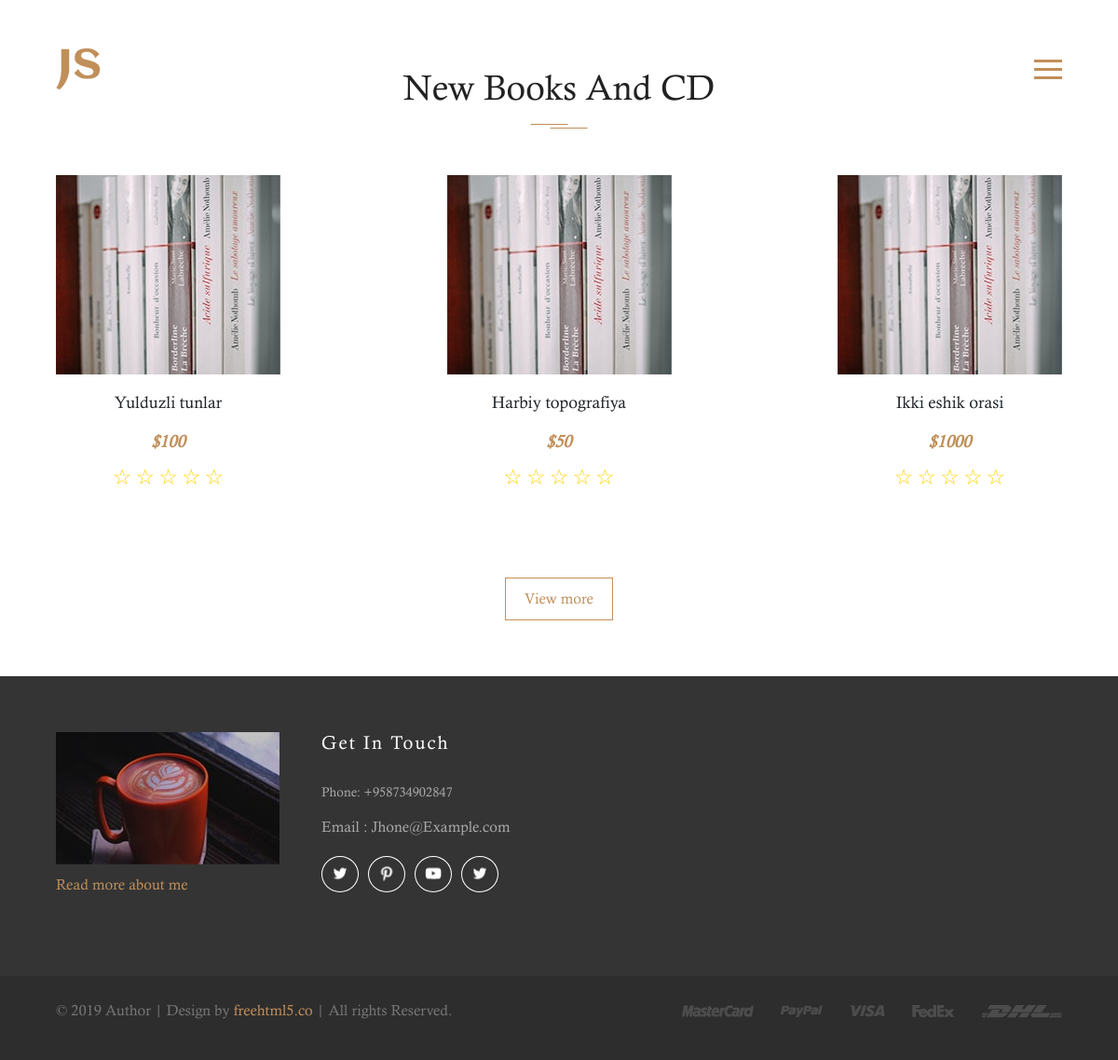
The page /books/ on the database its author committed.
### pages/models.py (models this page shows, shortened)
class Book(models.Model):
    book_name = models.CharField(max_length=50)
    photo = models.ImageField(upload_to='images/')
    price = models.PositiveIntegerField(max_length=6)
    body = models.TextField()

### pages/views.py (the view)
# urls.py: path('books/', BooksPage.as_view(), name="books"),
class BooksPage(ListView):
    model = Book
    template_name = "books.html"

### templates/books.html (shortened to what this page needs)
<!doctype html>
<html lang="en">
<head>
	<link rel="stylesheet" href="/static/css/style.css">
	<link rel="stylesheet" href="/static/css/slick.css">
    <link href="https://cdn.jsdelivr.net/npm/bootstrap@5.2.3/dist/css/bootstrap.min.css" rel="stylesheet">
</head>
<body>
	<nav class="site-navigation">
		<div class="site-navigation-inner site-container">
			<a href="/"><img src="/static/images/site-logo.png" alt="site logo"></a>
			<div id="myBtn" class="burger-container" onclick="myFunction(this)">
				<div class="bar1"></div>
				<div class="bar2"></div>
				<div class="bar3"></div>
			</div>
		</div>
	</nav>
    <br><br><br>
	<section class="fh5co-books">
		<div class="site-container">
			<h2 class="universal-h2 universal-h2-bckg">New Books And CD</h2>
			<div class="books">
                {% for kitob in object_list %}
                    <div class="single-book">
                        <a href="{% url 'book_detail' kitob.pk %}" class="single-book__img">
                            <img src="/static/images/books-1.jpg" alt="single book and cd">
                        </a>
                        <h4 class="single-book__title">{{kitob.book_name}}</h4>
                        <span class="single-book__price">${{kitob.price}}</span>
                        <div class="rating">
                            <span>&#9734;</span>
                            <span>&#9734;</span>
                            <span>&#9734;</span>
                            <span>&#9734;</span>
                            <span>&#9734;</span>
                        </div>
                    </div>
                    {% endfor %}
            </div>
				<div class="books-brand-button">
				    <a href="#" class="brand-button">View more</a>
			    </div>
		</div>
	</section>
	<footer class="site-footer">
		<div class="site-container">
			<div class="footer-inner">
				<div class="footer-info">
					<div class="footer-info__left">
						<img src="/static/images/footer-img.jpg" alt="about me image">
						<p>Read more about me</p>
					</div>
					<div class="footer-info__right">
						<h5>Get In Touch</h5>
						<p class="footer-phone">Phone: +958734902847</p>
						<p>Email : Jhone@Example.com</p>
						<div class="social-icons">
							<a href="#" target="_blank"><img src="/static/images/social-twitter.png" alt="social icon"></a>
							<a href="#" target="_blank"><img src="/static/images/social-pinterest.png" alt="social icon"></a>
							<a href="#" target="_blank"><img src="/static/images/social-youtube.png" alt="social icon"></a>
							<a href="#" target="_blank"><img src="/static/images/social-twitter.png" alt="social icon"></a>
						</div>
					</div>
				</div>
			</div>
		</div>
		<div class="footer-bottom">
			<div class="site-container footer-bottom-inner">
				<p>© 2019 Author | Design by <a href="https://freehtml5.co/" target="_blank">freehtml5.co</a> | All rights Reserved.</p>
				<div class="footer-bottom__img">
					<img src="/static/images/footer-mastercard.png" alt="footer image">
					<img src="/static/images/footer-paypal.png" alt="footer image">
					<img src="/static/images/footer-visa.png" alt="footer image">
					<img src="/static/images/footer-fedex.png" alt="footer image">
					<img src="/static/images/footer-dhl.png" alt="footer image">
				</div>
			</div>
		</div>
	</footer>

### static/css/style.css (style rules this page uses)
* { margin: 0; padding: 0; font-family: "Calisto-MT"; }
.site-container { width: 1115px; margin: 0 auto; }
@media (max-width: 1250px) { .site-container { width: 90%; } }
.universal-h2 { font-size: 48px; text-align: center; color: #222; }
@media (max-width: 1250px) { .universal-h2 { font-size: 38px; } }
.universal-h2-bckg { background-image: url("../images/double-line.svg"); background-repeat: no-repeat; background-position: center bottom; }
.site-navigation { position: absolute; top: 4.6%; width: 100%; z-index: 2; }
.site-navigation-inner { display: flex; align-items: center; justify-content: space-between; }
.burger-container { cursor: pointer; z-index: 3; }
.bar1, .bar2, .bar3 { width: 30px; height: 3px; background-color: #c18f59; margin: 6px 0; transition: 0.4s; }
.brand-button { display: inline-block; padding: 10px 20px; font-size: 11px; text-transform: uppercase; text-decoration: none; color: #c18f59; border: 1px solid #fff; transition: 0.3s ease; }
.fh5co-books { margin-bottom: 122px; }
.fh5co-books .universal-h2 { margin-bottom: 50px; padding-bottom: 20px; }
.fh5co-books .books-brand-button { text-align: center; }
.fh5co-books .books-brand-button .brand-button { font-size: 16px; text-transform: none; border-color: #c18f59; }
@media (max-width: 1250px) { .fh5co-books { margin-bottom: 60px; } }
.books { display: flex; justify-content: space-between; flex-wrap: wrap; margin-bottom: 70px; }
.single-book { margin-bottom: 20px; text-align: center; }
.single-book .single-book__img { position: relative; display: block; font-size: 0; }
.single-book .single-book__title { margin: 19px 0 18px; font-size: 18px; }
.single-book .single-book__price { font-size: 18px; font-weight: 600; font-style: italic; color: #c18f59; }
@media (max-width: 1250px) { .single-book { margin-right: 10px; } }
@media (max-width: 1250px) { .single-book:last-child { margin-right: 0; } }
.rating { margin-top: 8px; unicode-bidi: bidi-override; direction: rtl; }
.rating span { font-size: 23px; color: #ffd200; cursor: pointer; }
.social-icons a { position: relative; border: 1px solid white; border-radius: 50%; padding: 13px 23px; margin-right: 10px; transition: 0.3s ease; }
.social-icons img { position: absolute; left: 50%; top: 50%; transform: translate(-50%, -50%); }
.site-footer { padding-top: 120px; background-color: #343434; }
@media (max-width: 1250px) { .site-footer { padding-top: 60px; } }
.footer-inner { display: flex; justify-content: space-between; padding-bottom: 95px; }
.footer-inner h5 { margin-bottom: 30px; font-size: 20px; letter-spacing: 2px; color: #fff; }
@media (max-width: 1250px) { .footer-inner { padding-bottom: 50px; flex-direction: column; align-items: center; } }
.footer-info { width: 50%; display: flex; }
.footer-info .footer-info__left { margin-right: 45px; }
.footer-info .footer-info__left img { margin-bottom: 10px; }
.footer-info .footer-info__left p { color: #c18f59; }
.footer-info .footer-info__right p { margin-bottom: 15px; color: #aaa; }
.footer-info .footer-info__right .footer-phone { font-size: 14px; }
.footer-info .footer-info__right .social-icons { margin-top: 27px; }
.footer-info .footer-info__right .social-icons a { padding: 9px 19px; }
@media (max-width: 1250px) { .footer-info { width: 100%; margin-bottom: 20px; } }
.footer-bottom { padding: 25px 0; background-color: #2d2d2d; }
.footer-bottom-inner { display: flex; justify-content: space-between; }
.footer-bottom-inner p { color: #777; }
.footer-bottom-inner a { color: #c18f59; text-decoration: none; transition: 0.3s ease; }
.footer-bottom-inner .footer-bottom__img img { margin-right: 25px; }
.footer-bottom-inner .footer-bottom__img img:last-child { margin-right: 0; }

### rows shown on the page
Book: book_name "Yulduzli tunlar", price "100"
Book: book_name "Harbiy topografiya", price "50"
Book: book_name "Ikki eshik orasi", price "1000"
